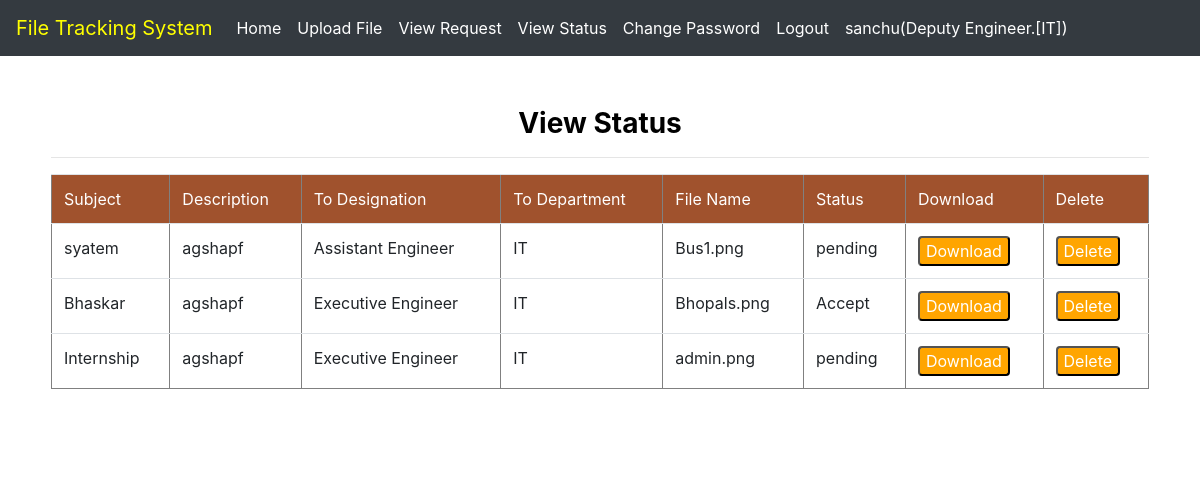
/viewstatus/ (signed in), run on the app's committed database.
### file/models.py (models this page shows, shortened)
class Employee(models.Model):
    user=models.ForeignKey(User,on_delete=models.CASCADE,null=True)
    d_birth=models.DateField(null=True,blank=True,auto_now_add=False)
    gen=models.CharField(max_length=30,null=True)
    department=models.ForeignKey(Department,on_delete=models.CASCADE,null=True)
    type=models.ForeignKey(Type,on_delete=models.CASCADE,null=True)
    add=models.CharField(max_length=100,null=True)
    mobile=models.IntegerField(null=True)

class Type(models.Model):
    type=models.CharField(max_length=100,null=True)

class Department(models.Model):
    dept = models.CharField(max_length=100,null=True)

class Uploadfile(models.Model):
    status=models.ForeignKey(Status,on_delete=models.CASCADE,null=True)
    type=models.ForeignKey(Type,on_delete=models.CASCADE,null=True)
    emp=models.ForeignKey(Employee,on_delete=models.CASCADE,null=True)
    department=models.ForeignKey(Department,on_delete=models.CASCADE,null=True)
    sub=models.CharField(max_length=100,null=True)
    des=models.CharField(max_length=500,null=True)
    file=models.FileField(null=True)

class Status(models.Model):
    status=models.CharField(max_length=100,null=True)

### file/views.py (the view)
# urls.py: path('viewstatus/',viewstatus,name='viewstatus'),
def viewstatus(request):
    user = User.objects.get(username=request.user.username)
    emp = Employee.objects.filter(user=user).first()
    data1=Uploadfile.objects.all()
    d={'data':data1,'emp': emp}
    return render(request,'viewstatus.html',d)

### file/templates/viewstatus.html (shortened to what this page needs)
{% extends 'navigation.html' %}
{% block body %}
<div align="center" style="color:Black;border:1px solid white;border-radius:8px;background-color:white;padding:50px">
<center><h3><strong>View Status</strong></h3><hr></center>
<div align="center">
<table id="myTable" border="1px" style="width:100%;border-radius:8px" class="table table-border">
        <thead style="background-color:#a0522d;color:white">
        <tr>
            <td> Subject</td>
            <td> Description</td>
            <td> To Designation</td>
            <td> To Department</td>
            <td> File Name</td>
            <td> Status</td>
            <td> Download</td>
            <td> Delete</td>
        </tr>
         </thead>
    {% for i in data %}
       {% ifequal request.user.username i.emp.user.username %}
        <tr>
          <td> {{i.sub}}</td>
              <td> {{i.des}}</td>
            <td> {{i.type.type}}</td>
            <td> {{i.department.dept}}</td>
            <td> {{i.file}}</td>
            <td> {{i.status.status}}</td>
            <td><button><a href="{{i.file.url}}" download>Download</a></button></td>
            <td><button><a href="{% url 'delete_file' i.id %}">Delete</a></button></td>
        </tr>
    {% endifequal %}
        {% endfor %}
</table>
</div>
</div>
{% endblock %}

### file/templates/navigation.html (shortened to what this page needs)
<!DOCTYPE html>
<html lang="en">
{% load static %}
<head>
    <link rel="stylesheet" href="https://stackpath.bootstrapcdn.com/bootstrap/4.4.1/css/bootstrap.min.css">
</head>
<body>
<nav class="navbar navbar-expand-lg navbar-light bg-dark" >
  <a class="navbar-brand" href="#" style="color:yellow">File Tracking System</a>
  <div class="collapse navbar-collapse" id="navbarNavDropdown">
    <ul class="navbar-nav">
      <li class="nav-item active">
        <a class="nav-link" href="{% url 'home' %}" style="color:white">Home <span class="sr-only">(current)</span></a>
      </li>
        {% if request.user.is_staff %}
      <li class="nav-item">
        <a class="nav-link" href="{% url 'add_employee' %}" style="color:white">Add Employee</a>
      </li>
      <li class="nav-item">
        <a class="nav-link" href="{% url 'viewdata' %}" style="color:white">View Employee</a>
      </li>
        <li class="nav-item">
        <a class="nav-link" href="{% url 'logout' %}" style="color:white">Logout</a>
      </li>
        {% elif request.user.username %}
        <li class="nav-item">
        <a class="nav-link" href="{% url 'uploadfile' %}" style="color:white">Upload File</a>
      </li>
      <li class="nav-item">
        <a class="nav-link" href="{% url 'viewfile' %}" style="color:white">View Request</a>
      </li><li class="nav-item">
        <a class="nav-link" href="{% url 'viewstatus' %}" style="color:white">View Status</a>
      </li>
      <li class="nav-item">
        <a class="nav-link" href="{% url 'c_password' %}" style="color:white">Change Password</a>
      </li>
        <li class="nav-item">
        <a class="nav-link" href="{% url 'logout' %}" style="color:white">Logout</a>
      </li>
        <li class="nav-item">
        <a class="nav-link" href="" style="color:white;float:right" align="right">{{request.user.username}}({{emp.type.type}}.[{{emp.department.dept}}])</a>
      </li>
        {% endif %}
          </ul>
  </div>
</nav>
{% block body %}
{% endblock %}
</body>
</html>

### file/templates/navigation.html (style rules this page uses)
a { color:white; }

### file/templates/viewstatus.html (style rules this page uses)
button { border:1 px solid orange; border-radius:4px; color:white; background-color:orange; }

### data on the page
Employee: type.type "Deputy Engineer", department.dept "IT"
Uploadfile: sub "syatem", des "agshapf", type.type "Assistant Engineer", department.dept "IT", file "Bus1.png", status.status "pending"
Uploadfile: sub "Bhaskar", des "agshapf", type.type "Executive Engineer", department.dept "IT", file "Bhopals.png", status.status "Accept"
Uploadfile: sub "Internship", des "agshapf", type.type "Executive Engineer", department.dept "IT", file "admin.png", status.status "pending"

### other printed values
{{ request.user.username }} "sanchu"
